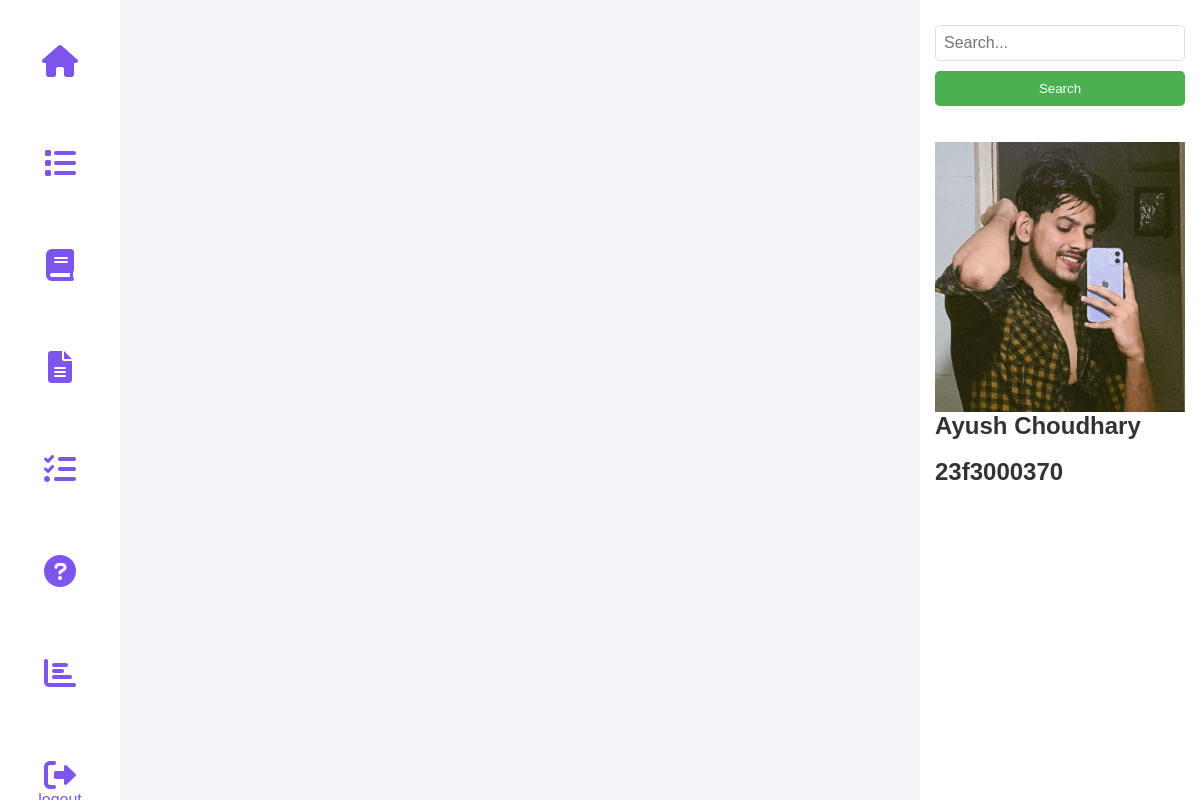
The app's page /admin_dashboard (signed in), older data.
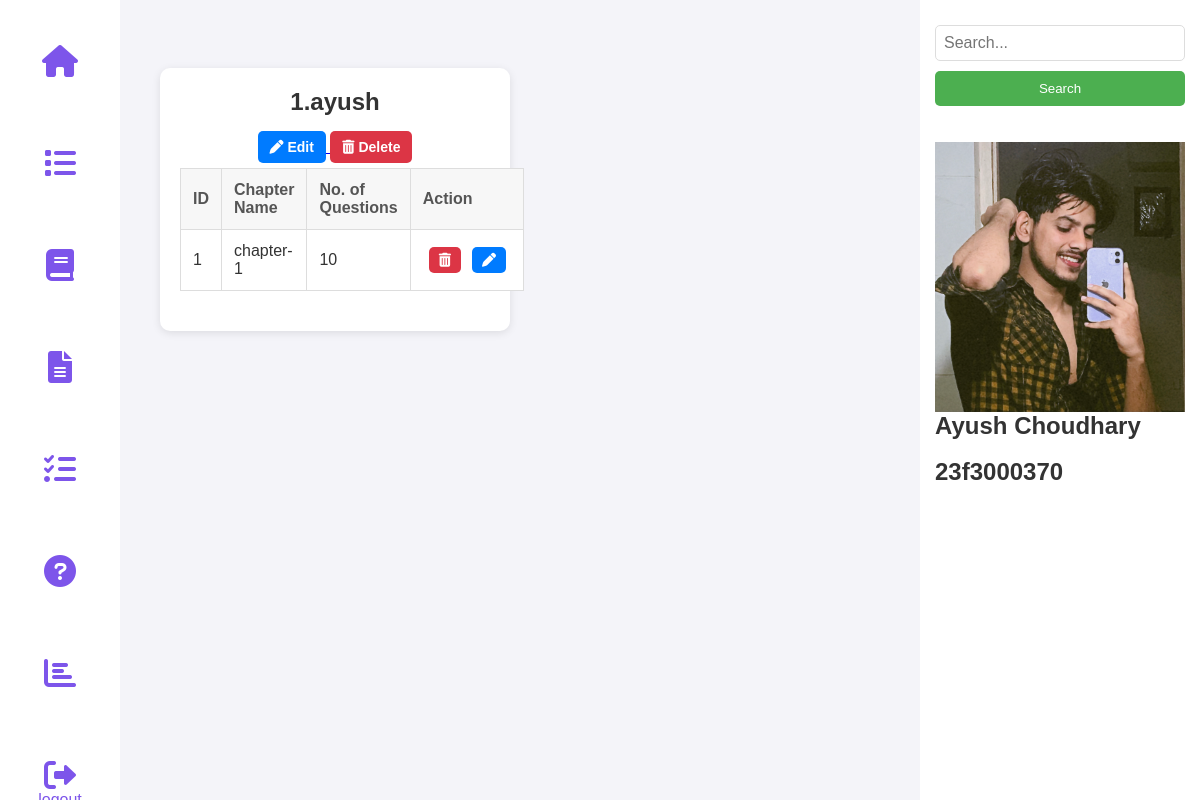
The same page, newer data.
### tables this page shows
CREATE TABLE SUBJECTS(
    id INTEGER PRIMARY KEY AUTOINCREMENT,
    subject_name TEXT NOT NULL
    );

CREATE TABLE CHAPTERS(
    id INTEGER PRIMARY KEY AUTOINCREMENT,
    chapter_name TEXT NOT NULL,
    subject_id INTEGER NOT NULL,
    no_of_question INTEGER NOT NULL,
    FOREIGN KEY(subject_id) REFERENCES SUBJECTS(id) on DELETE CASCADE ON UPDATE CASCADE
    );

### controllers/admin.py (the view)
@admin_bp.route('/admin_dashboard')
def admin_dashboard():
    if 'admin' not in session:
        return redirect(url_for('auth.admin_login'))  # ✅ Fixed route
    conn = get_db_connection()
    cursor = conn.cursor()
    cursor.execute("SELECT * FROM SUBJECTS")
    subjects = cursor.fetchall()
    cursor.execute("SELECT id, chapter_name, subject_id, no_of_question FROM CHAPTERS")
    chapters = cursor.fetchall()
    conn.close()
    subject_dict = {sub[0]: {"id": sub[0], "name": sub[1], "chapters": []} for sub in subjects}
    for chap in chapters:
        subject_id = chap[2]
        if subject_id in subject_dict:
            subject_dict[subject_id]["chapters"].append({
                "id": chap[0],
                "name": chap[1],
                "no_of_question": chap[3]
            })
    return render_template('admin/admin_dashboard.html', subjects=subject_dict.values())

### models/setup_db.py (called while the page is built)
def get_db_connection():
    try:
        conn = sqlite3.connect(DB_PATH)
        conn.execute("PRAGMA foreign_keys = ON;")  # ✅ Ensures foreign keys are enforced
        return conn
    except sqlite3.Error as e:
        print(f"❌ Database connection failed: {e}")
        return None  # Prevents returning a broken connection

### templates/admin/admin_dashboard.html (shortened to what this page needs)
<!DOCTYPE html>
<html lang="en">
<head>
  <link rel="stylesheet" href="https://cdnjs.cloudflare.com/ajax/libs/font-awesome/6.0.0/css/all.min.css">
  <link rel="stylesheet" href="{{ url_for('static', filename='admin.css') }}">
</head>
<body>
  <nav class="nav">
    <div class="nav-left">
      <a href="{{ url_for('admin.admin_dashboard') }}"><button class="nav-button"><i
            class="fas fa-home fa-2x"></i></button></a>
      <a href="{{ url_for('admin.view_quiz') }}"><button class="nav-button"><i
            class="fas fa-list fa-2x"></i></button></a>
      <a href="{{ url_for('admin.add_subject') }}"><button class="nav-button"><i
            class="fas fa-book fa-2x"></i></button></a>
      <a href="{{ url_for('admin.add_chapter') }}"><button class="nav-button"><i
            class="fas fa-file-alt fa-2x"></i></button></a>
      <a href="{{ url_for('admin.add_quiz') }}"><button class="nav-button"><i
            class="fas fa-tasks fa-2x"></i></button></a>
      <a href="{{ url_for('admin.add_question') }}"><button class="nav-button"><i
            class="fas fa-question-circle fa-2x"></i></button></a>
      <a href="{{ url_for('admin.admin_summary') }}"><button class="nav-button"><i
            class="fas fa-chart-bar fa-2x"></i></button></a>
      <a href="{{ url_for('auth.logout') }}"><button class="nav-button"><i
            class="fas fa-sign-out-alt fa-2x"></i>logout</button></a>
    </div>
  </nav>
  <nav class="nav2">
    <div class="nav-right">
      <form method="GET" action="{{ url_for('admin.search_admin') }}">
        <input type="text" name="query" class="search-bar" placeholder="Search...">
        <button type="submit" class="search-button">Search</button>
      </form>
      <br><br>
      <img src="{{ url_for('static', filename='ayush.jpeg') }}" alt="Admin Profile" class="profile">
      <h1>Ayush Choudhary</h1>
      <br>
      <h2>23f3000370</h2>
    </div>
  </nav>
  <div class="container2">
    {% for subject in subjects %}
    <div class="quiz-box">
      <h1>{{subject.id}}.{{ subject.name }}</h1>
      <a href="{{ url_for('admin.edit_subject', subject_id=subject.id) }}">
        <button class="edit-btn"><i class="fas fa-pen"></i> Edit</button>
      </a>
      <a href="{{ url_for('admin.delete_subject', subject_id=subject.id) }}" class="delete-button">
        <i class="fas fa-trash-alt"></i> Delete
      </a>
      <table border="1">
        <thead>
          <tr>
            <th>ID</th>
            <th>Chapter Name</th>
            <th>No. of Questions</th>
            <th>Action</th>
          </tr>
        </thead>
        <tbody>
          {% for chapter in subject.chapters %}
          <tr>
            <td>{{ chapter.id }}</td>
            <td>{{ chapter.name }}</td>
            <td>{{ chapter.no_of_question }}</td>
            <td>
              <div class="button-group">
                <br>
                <a href="{{ url_for('admin.delete_chapter', chapter_id=chapter.id) }}" class="delete-button">
                  <i class="fas fa-trash-alt"></i>
                </a>
                <a href="{{ url_for('admin.edit_chapter', chapter_id=chapter.id) }}" class="edit-btn">
                  <i class="fas fa-pen"></i>
                </a>
              </div>
            </td>
          </tr>
          {% else %}
          <tr>
            <td colspan="4">No chapters available</td>
          </tr>
          {% endfor %}
        </tbody>
      </table>
    </div>
    {% endfor %}
  </div>
</body>
</html>

Row changes from the older to the newer data that the page shows:
added SUBJECTS: id "1", name "ayush"
added CHAPTERS: id "1", name "chapter-1", no_of_question "10"
